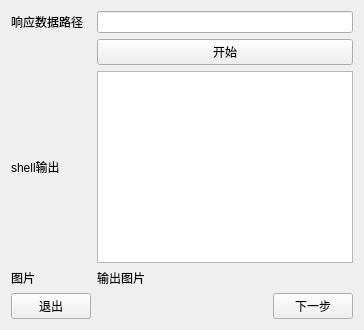
      <widget class="QWidget" name="gammaCalib">
       <attribute name="title">
        <string>响应函数标定</string>
       </attribute>
       <layout class="QGridLayout" name="gridLayout_3">
        <item row="0" column="0">
         <widget class="QLabel" name="gammaPathLabelP2">
          <property name="text">
           <string>响应数据路径</string>
          </property>
         </widget>
        </item>
        <item row="0" column="1">
         <widget class="QLineEdit" name="gammaPathLineP2"/>
        </item>
        <item row="1" column="1">
         <widget class="QPushButton" name="startButtonP2">
          <property name="text">
           <string>开始</string>
          </property>
         </widget>
        </item>
        <item row="2" column="0">
         <widget class="QLabel" name="shellOutLabelP2">
          <property name="text">
           <string>shell输出</string>
          </property>
         </widget>
        </item>
        <item row="2" column="1">
         <widget class="QTextBrowser" name="shellOutTextP2"/>
        </item>
        <item row="3" column="0">
         <widget class="QLabel" name="pictureLabelP2">
          <property name="text">
           <string>图片</string>
          </property>
         </widget>
        </item>
        <item row="3" column="1">
         <widget class="QLabel" name="picOutLabelP2">
          <property name="maximumSize">
           <size>
            <width>16777215</width>
            <height>200</height>
           </size>
          </property>
          <property name="text">
           <string>输出图片</string>
          </property>
          <property name="scaledContents">
           <bool>true</bool>
          </property>
         </widget>
        </item>
        <item row="4" column="0" alignment="Qt::AlignLeft">
         <widget class="QPushButton" name="exitButtonP2">
          <property name="text">
           <string>退出</string>
          </property>
         </widget>
        </item>
        <item row="4" column="1" alignment="Qt::AlignRight">
         <widget class="QPushButton" name="nextButtonP2">
          <property name="text">
           <string>下一步</string>
          </property>
         </widget>
        </item>
       </layout>
      </widget>
